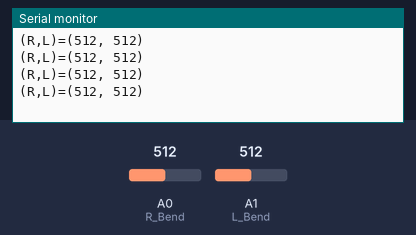
The sketch below on a simulated Arduino Uno, built with avr-gcc and run on an emulated ATmega328P. On the bench: the last lines printed to the serial monitor. The inputs (shaded band) are chosen by the test bench; at power-on: A0 (R_Bend) = 512, A1 (L_Bend) = 512.

Above: at 1.2 s.
1.3 s: A0 (R_Bend) set to 716
At 1.71 s:
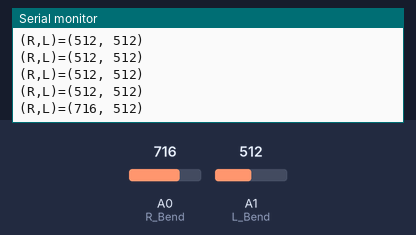
2.8 s: A1 (L_Bend) set to 716
At 2.91 s:
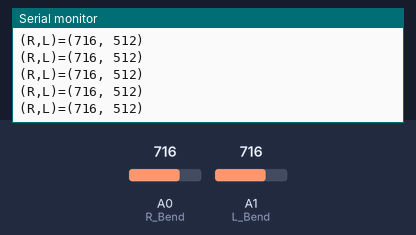
4.3 s: A0 (R_Bend) set to 900
At 4.41 s:
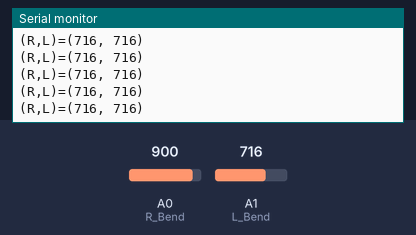
5.8 s: A1 (L_Bend) set to 900
At 5.92 s:
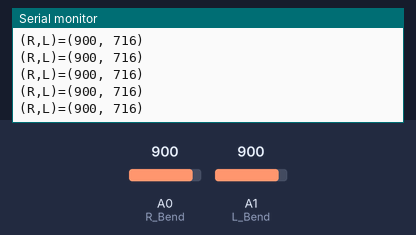
Timing chart, 0 to 8.3 s (numbered marks = the images above; inputs shaded):
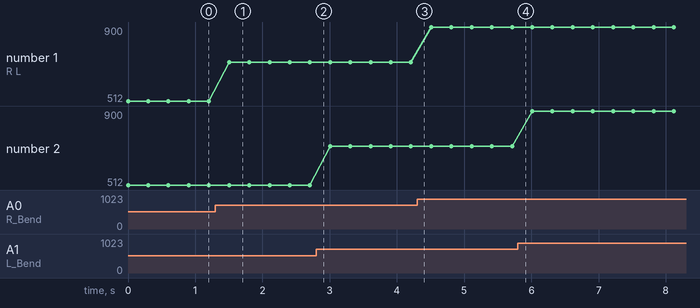

The sketch:

bend_sensor.ino
```cpp
/*
bend sensor
*/

const int R_Bend = A0;
const int L_Bend = A1;

int R_Bend_Value = 0;
int L_Bend_Value = 0;

void setup() {
  Serial.begin(9600);
  while (!Serial) {
    ; // wait for serial port to connect.
  }
}

void loop() {
  // read the value from the sensor:
  R_Bend_Value = analogRead(R_Bend);
  L_Bend_Value = analogRead(L_Bend);

  // send sensor values:
  Serial.print("(R,L)=(");
  Serial.print(R_Bend_Value);
  Serial.print(", ");
  Serial.print(L_Bend_Value);
  Serial.print(")");
  Serial.println();

  delay(300);
}
```

Measured:
- after the input at 1.3 s, the serial monitor: prints a new line after 0.20 s (image 1)
- plotted number 1: 512 → 716 after the input at 1.3 s, 716 → 900 after the input at 4.3 s
